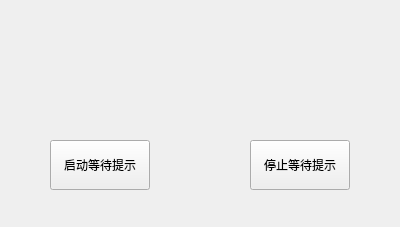
<?xml version="1.0" encoding="UTF-8"?>
<ui version="4.0">
 <class>MainWindow</class>
 <widget class="QMainWindow" name="MainWindow">
  <property name="geometry">
   <rect>
    <x>0</x>
    <y>0</y>
    <width>400</width>
    <height>227</height>
   </rect>
  </property>
  <property name="windowTitle">
   <string>MainWindow</string>
  </property>
  <widget class="QWidget" name="centralwidget">
   <widget class="QLabel" name="loading">
    <property name="geometry">
     <rect>
      <x>150</x>
      <y>20</y>
      <width>100</width>
      <height>100</height>
     </rect>
    </property>
    <property name="styleSheet">
     <string notr="true"/>
    </property>
    <property name="text">
     <string/>
    </property>
   </widget>
   <widget class="QPushButton" name="pushButton_start">
    <property name="geometry">
     <rect>
      <x>50</x>
      <y>140</y>
      <width>100</width>
      <height>50</height>
     </rect>
    </property>
    <property name="text">
     <string>启动等待提示</string>
    </property>
   </widget>
   <widget class="QPushButton" name="pushButton_stop">
    <property name="geometry">
     <rect>
      <x>250</x>
      <y>140</y>
      <width>100</width>
      <height>50</height>
     </rect>
    </property>
    <property name="text">
     <string>停止等待提示</string>
    </property>
   </widget>
  </widget>
 </widget>
 <resources/>
 <connections/>
</ui>
